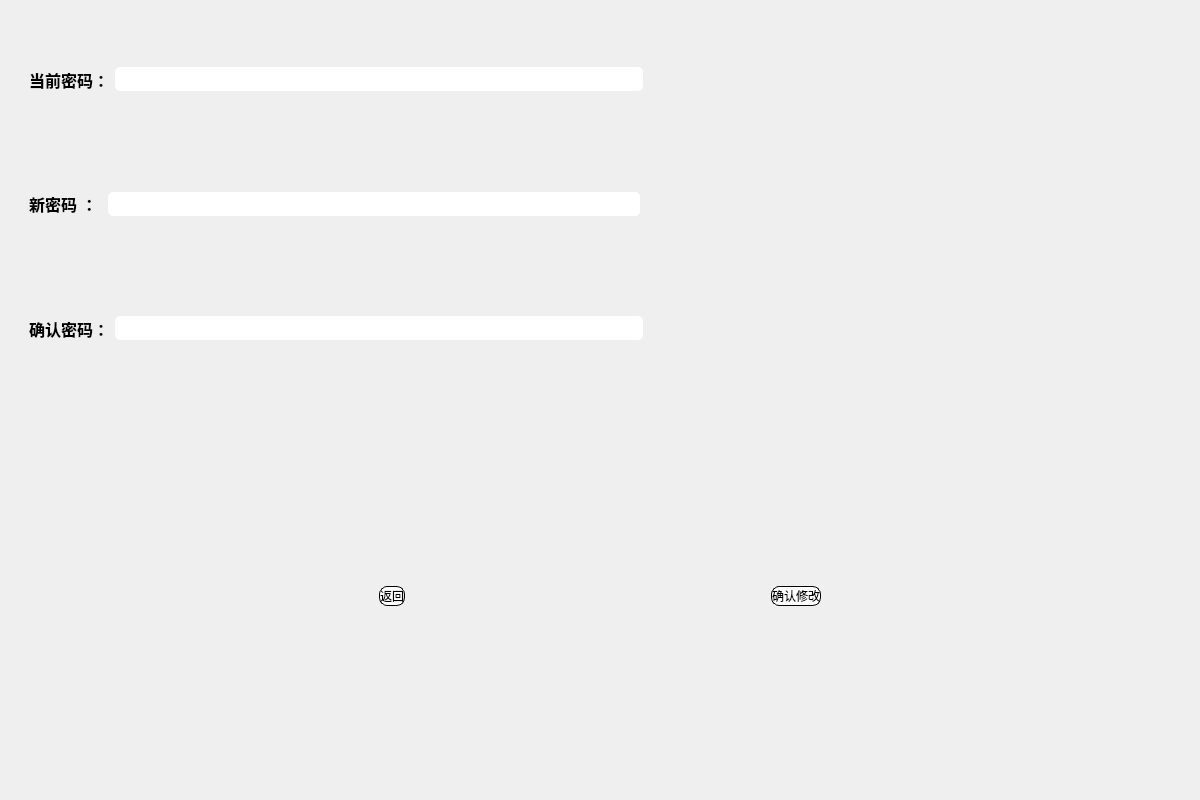
<?xml version="1.0" encoding="UTF-8"?>
<ui version="4.0">
 <class>customer_change_passwd</class>
 <widget class="QWidget" name="customer_change_passwd">
  <property name="geometry">
   <rect>
    <x>0</x>
    <y>0</y>
    <width>1200</width>
    <height>800</height>
   </rect>
  </property>
  <property name="minimumSize">
   <size>
    <width>1200</width>
    <height>800</height>
   </size>
  </property>
  <property name="windowTitle">
   <string>Form</string>
  </property>
  <property name="styleSheet">
   <string notr="true">/* 设置窗口背景色 */
QWidget {
    /*background-color: white;*/
}

/* 设置LineEdit样式 */
QLineEdit {
    
    
	font: 12pt &quot;华光大黑_CNKI&quot;;
    border-radius: 5px;
    padding: 4px 8px;
}

/* 设置Label样式 */
QLabel {
    
    font-size: 12pt;
    font-weight: bold;
}
/* 设置按钮样式 */
QPushButton {
    background-color: white;
    color: black; /* 红色 */
    border: 1px solid black;  /*红色边框 */
    border-radius: 8px;
    /*padding: 8px 16px;*/
	font: 12pt &quot;华光综艺_CNKI&quot;;
width: 4em; /* 设置按钮的宽度为字体大小的1.2倍 */
    height: 2em; /* 设置按钮的高度为字体大小的1.2倍 */
}

QPushButton:hover {
    background-color: #ff7875; /* 深红色 */
    color: white;
}

QPushButton:pressed {
    background-color: #d32f2f; /* 点击时的深红色 */
    color: white;
}
/* 设置TableWidget样式 */
QTableView {
    background-color: white;
    alternate-background-color: #f0f0f0; /* 浅灰色 */
    border: none;
}

QTableView::item:selected {
    background-color: #ff7875; /* 深红色 */
    color: white;
}
QTableView::horizontalHeader {
    font-family: Arial;
    font-size: 12px;
	font: 12pt &quot;华光标题黑_CNKI&quot;;
}

/* 设置TabWidget样式 */
QTabWidget {
    background-color: white;
}

QTabWidget::pane {
    border: none;
}

QTabBar::tab {
    background-color: white; /* 红色 */
    color: black;
    border-top-left-radius: 4px;
    border-top-right-radius: 4px;
    padding: 8px 16px;
	
	
	font: 12pt &quot;华光中长宋_CNKI&quot;;
width: 3.5em; /* 设置按钮的宽度为字体大小的1.2倍 */
    height: 2em; /* 设置按钮的高度为字体大小的1.2倍 */
}

QTabBar::tab:selected {
    background-color: #ff7875; /* 深红色 */
}
</string>
  </property>
  <layout class="QVBoxLayout" name="verticalLayout">
   <item>
    <widget class="QWidget" name="widget_4" native="true">
     <layout class="QVBoxLayout" name="verticalLayout_2">
      <item>
       <widget class="QWidget" name="widget" native="true">
        <layout class="QHBoxLayout" name="horizontalLayout">
         <item>
          <widget class="QLabel" name="currentPasswdLabel">
           <property name="text">
            <string>当前密码：</string>
           </property>
          </widget>
         </item>
         <item>
          <widget class="QLineEdit" name="currentPasswdLineEdit">
           <property name="echoMode">
            <enum>QLineEdit::Password</enum>
           </property>
          </widget>
         </item>
         <item>
          <spacer name="horizontalSpacer_2">
           <property name="orientation">
            <enum>Qt::Horizontal</enum>
           </property>
           <property name="sizeHint" stdset="0">
            <size>
             <width>40</width>
             <height>20</height>
            </size>
           </property>
          </spacer>
         </item>
        </layout>
       </widget>
      </item>
      <item>
       <widget class="QWidget" name="widget_2" native="true">
        <layout class="QHBoxLayout" name="horizontalLayout_2">
         <item>
          <widget class="QLabel" name="newPasswdLabel">
           <property name="text">
            <string>新密码 ： </string>
           </property>
          </widget>
         </item>
         <item>
          <widget class="QLineEdit" name="newPasswdLineEdit">
           <property name="echoMode">
            <enum>QLineEdit::Password</enum>
           </property>
          </widget>
         </item>
         <item>
          <spacer name="horizontalSpacer">
           <property name="orientation">
            <enum>Qt::Horizontal</enum>
           </property>
           <property name="sizeHint" stdset="0">
            <size>
             <width>40</width>
             <height>20</height>
            </size>
           </property>
          </spacer>
         </item>
        </layout>
       </widget>
      </item>
      <item>
       <widget class="QWidget" name="widget_3" native="true">
        <layout class="QHBoxLayout" name="horizontalLayout_3">
         <item>
          <widget class="QLabel" name="confirmLabel">
           <property name="text">
            <string>确认密码：</string>
           </property>
          </widget>
         </item>
         <item>
          <widget class="QLineEdit" name="confirmLineEdit">
           <property name="echoMode">
            <enum>QLineEdit::Password</enum>
           </property>
          </widget>
         </item>
         <item>
          <spacer name="horizontalSpacer_3">
           <property name="orientation">
            <enum>Qt::Horizontal</enum>
           </property>
           <property name="sizeHint" stdset="0">
            <size>
             <width>40</width>
             <height>20</height>
            </size>
           </property>
          </spacer>
         </item>
        </layout>
       </widget>
      </item>
     </layout>
    </widget>
   </item>
   <item>
    <widget class="QWidget" name="widget_5" native="true">
     <layout class="QHBoxLayout" name="horizontalLayout_4">
      <item>
       <spacer name="horizontalSpacer_4">
        <property name="orientation">
         <enum>Qt::Horizontal</enum>
        </property>
        <property name="sizeHint" stdset="0">
         <size>
          <width>40</width>
          <height>20</height>
         </size>
        </property>
       </spacer>
      </item>
      <item>
       <widget class="QPushButton" name="backButton">
        <property name="text">
         <string>返回</string>
        </property>
       </widget>
      </item>
      <item>
       <spacer name="horizontalSpacer_6">
        <property name="orientation">
         <enum>Qt::Horizontal</enum>
        </property>
        <property name="sizeHint" stdset="0">
         <size>
          <width>40</width>
          <height>20</height>
         </size>
        </property>
       </spacer>
      </item>
      <item>
       <widget class="QPushButton" name="confirmButton">
        <property name="text">
         <string>确认修改</string>
        </property>
       </widget>
      </item>
      <item>
       <spacer name="horizontalSpacer_5">
        <property name="orientation">
         <enum>Qt::Horizontal</enum>
        </property>
        <property name="sizeHint" stdset="0">
         <size>
          <width>40</width>
          <height>20</height>
         </size>
        </property>
       </spacer>
      </item>
     </layout>
    </widget>
   </item>
  </layout>
 </widget>
 <resources/>
 <connections/>
</ui>
